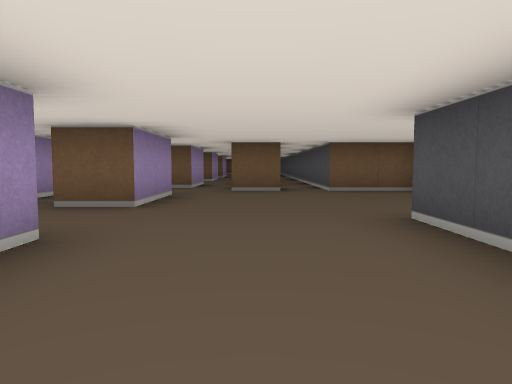
[1] (above)

24 first-person views from a walk through a cub3D ray-caster map. The camera is about half as high as the walls, tilts 4° down and sees 70° across. The floor is counted in squares. Each view is taken from the middle of a square. On the plan, view 1 faces up. The plan holds only what a view shows up to about 9 squares ahead; the rest is blank.

[2]
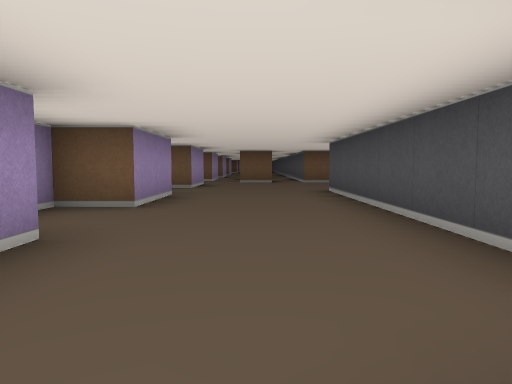

[3]
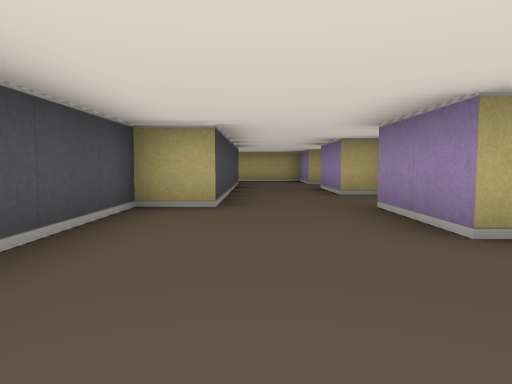

[4]
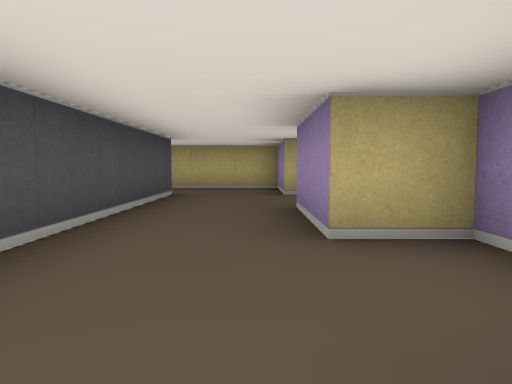

[5]
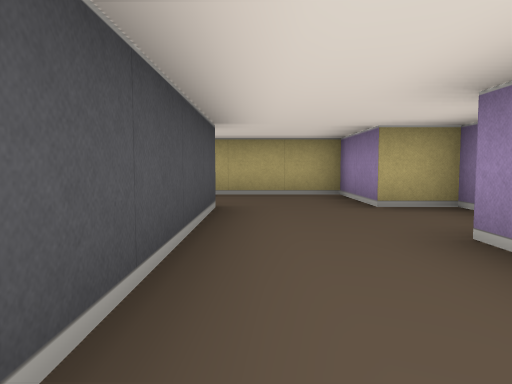

[6]
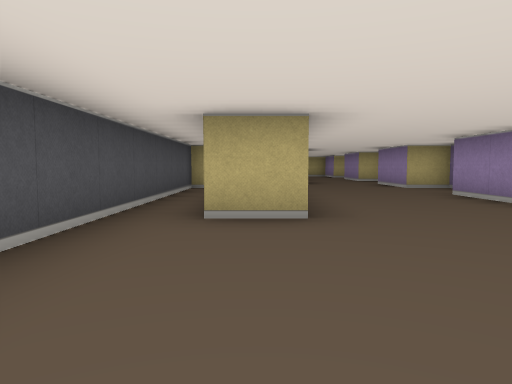

[7]
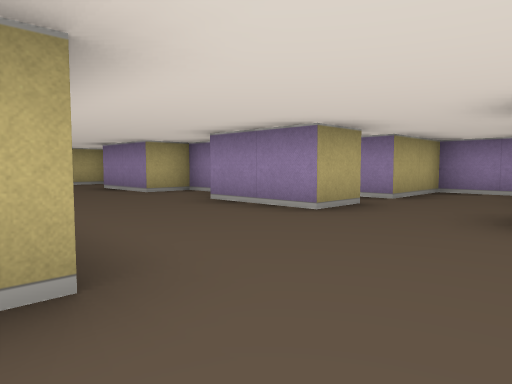

[8]
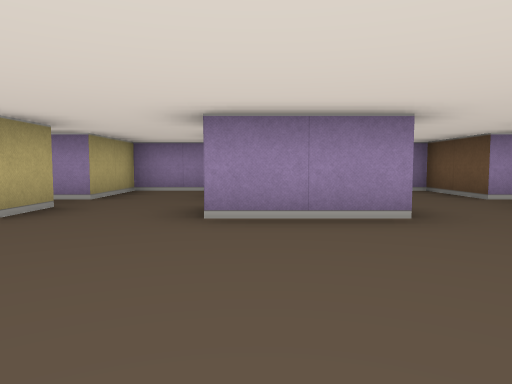

[9]
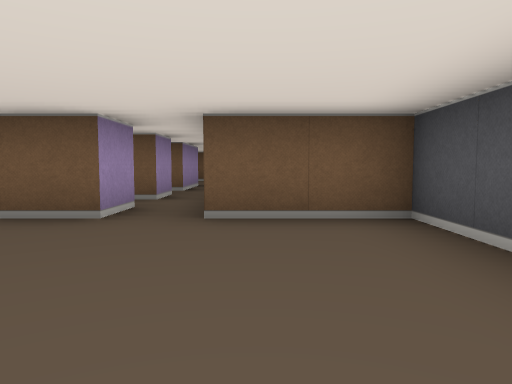

[10]
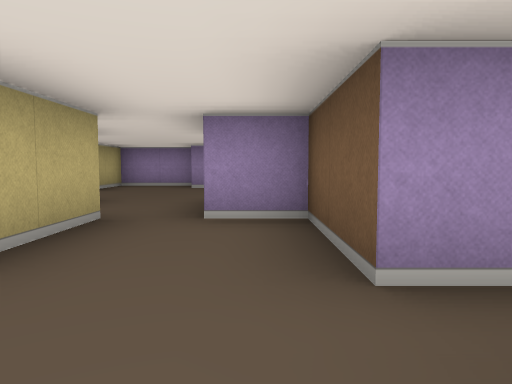

[11]
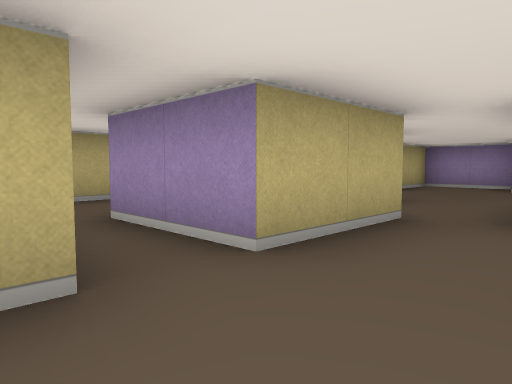

[12]
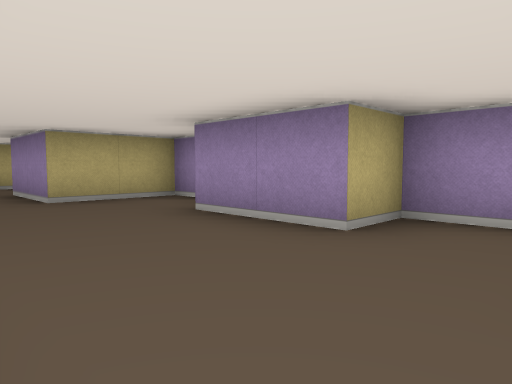

[13]
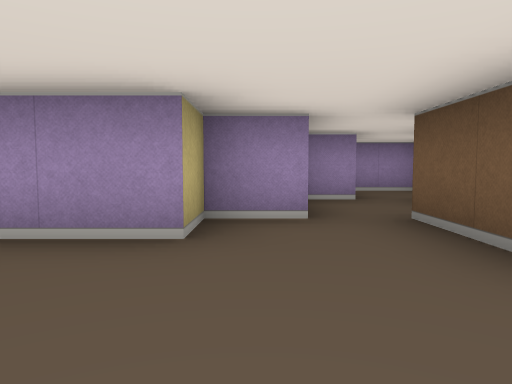

[14]
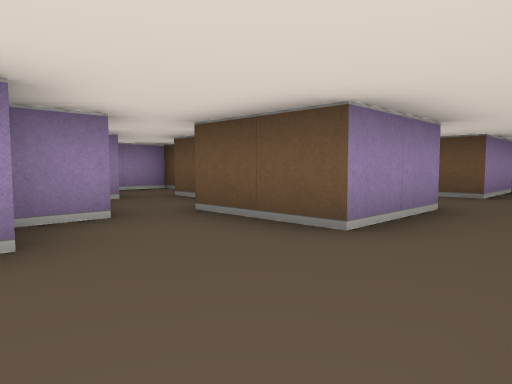

[15]
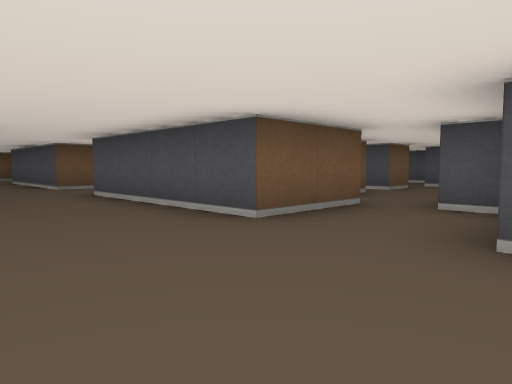

[16]
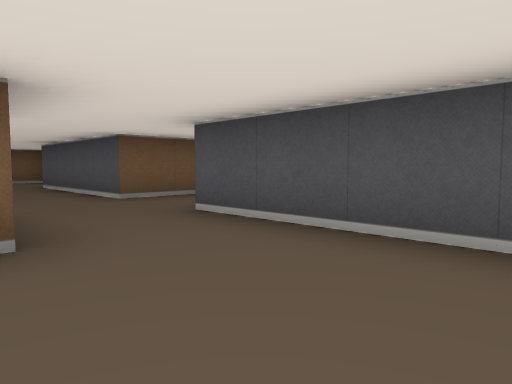

[17]
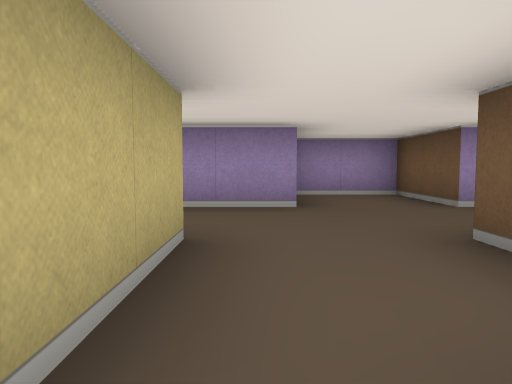

[18]
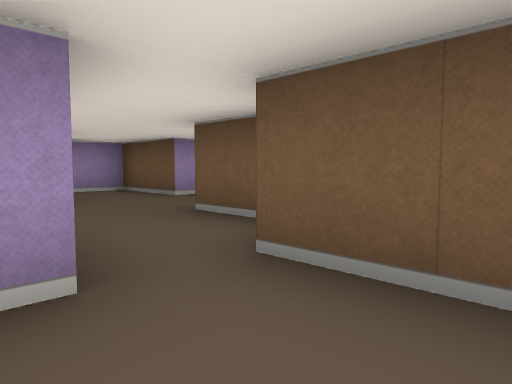

[19]
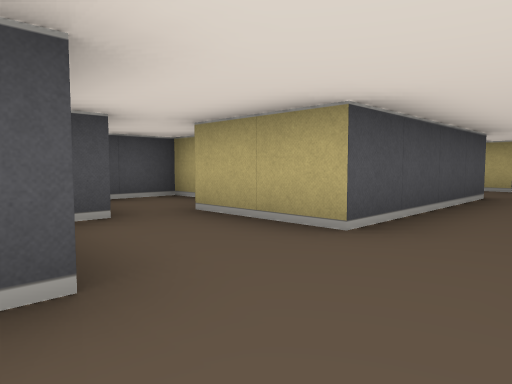

[20]
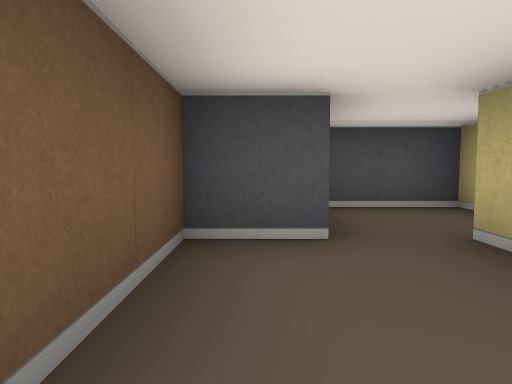

[21]
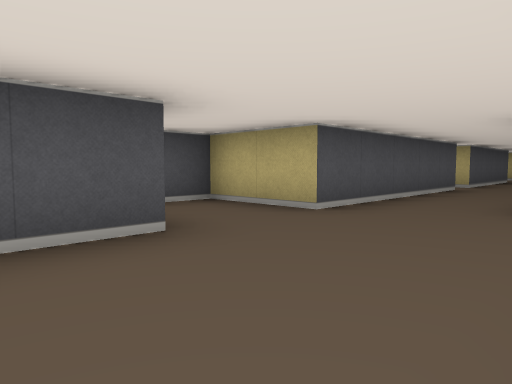

[22]
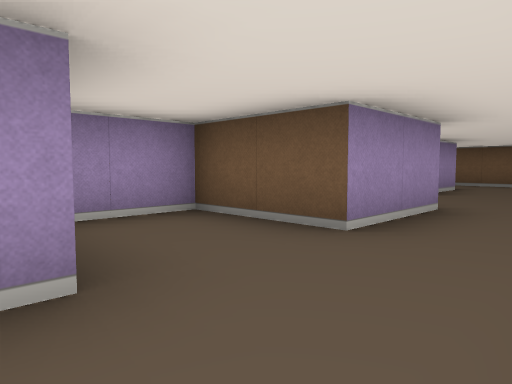

[23]
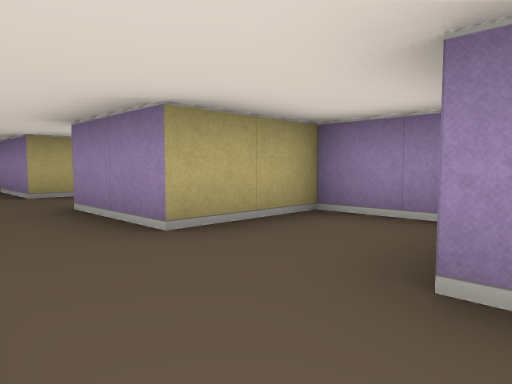

[24]
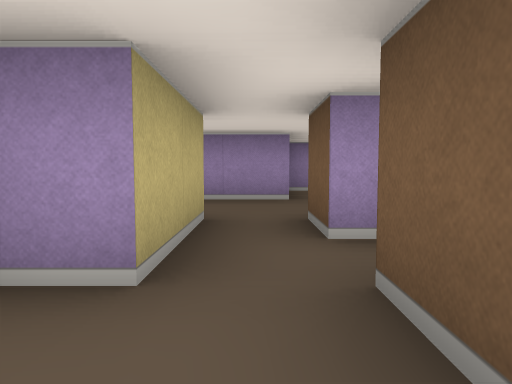

### Floor plan
Points are (right, up) in squares from view 1. A wall is a line through its corners. A room is listed if a view was taken in it or the views show most of it. See-through windows are left out.
Room 1 (views 1, 2, 3, 4, 5, 6, 7, 8, 9)
walls: (-1.5, 2.5) (-1.5, 0.5) (-2.5, 0.5) (-2.5, -1.5) (-1.5, -1.5) (-1.5, -3.5); (3.5, -1.5) (3.5, 7.5) (1.5, 7.5) (1.5, 9); (-1.5, 6.6) (-1.5, 4.5); (-2.5, -5) (-2.5, -5.5) (-1.5, -5.5) (-1.5, -7.5); (0.5, 8.5) (0.5, 7.5) (-0.5, 7.5); (-1.5, 9) (-1.5, 8.5); (0.5, 10.5) (0.5, 9.5) (0.1, 9.5); (0.5, -9.5) (0.5, -3.5) (1.5, -3.5) (1.5, 3.5) (2.5, 3.5); (-2.6, -9.5) (-1.5, -9.5) (-1.5, -11.5) (1, -11.5)
ways out: opening at (-2, 7.5) to room 2; opening at (-2, 3.5) to room 8; opening at (1, 12.5)
Room 2 (views 10, 11)
walls: (-4.5, 6.5) (-3.5, 6.5) (-3.5, 4.5); (-1.5, 8.5) (-2.5, 8.5) (-2.5, 9.1); (-3.5, 9.1) (-3.5, 8.5) (-5.5, 8.5) (-5.5, 7.5)
ways out: opening at (-2, 7.5) to room 1; opening at (-5, 7) to room 3; opening at (-3, 5.5) to room 8
Room 3 (views 12, 13, 14, 15, 16, 21)
walls: (-11.5, 6.4) (-11.5, 4.5) (-9.5, 4.5); (-11.5, 9.6) (-11.5, 8.5) (-10.5, 8.5) (-10.5, 6.5); (-9.5, 11.4) (-9.5, 10.5) (-11.5, 10.5); (-5.5, 7.5) (-7.5, 7.5) (-7.5, 11.5); (-7.5, 4.5) (-7.5, 5.5) (-5.5, 5.5) (-5.5, 6.5) (-4.5, 6.5)
ways out: opening at (-5, 7) to room 2; opening at (-8.5, 11) to room 5; opening at (-8.5, 3.5) to room 6; opening at (-12, 10)
Room 4 (views 17, 18)
walls: (-4.1, 12.5) (-5.5, 12.5); (-4.1, 10.5) (-3.5, 10.5) (-3.5, 12.1)
ways out: opening at (-6, 12) to room 5
Room 5 (views 19, 20)
walls: (-9.5, 12.6) (-9.5, 11.4); (-9.5, 16.5) (-9.5, 14.5) (-11.5, 14.5) (-11.5, 12.6); (-7.5, 11.5) (-5.5, 11.5); (-5.5, 12.5) (-5.5, 13.5) (-7.5, 13.5) (-7.5, 16.5)
ways out: opening at (-8.5, 11) to room 3; opening at (-6, 12) to room 4; opening at (-8.5, 15.5)
Room 6 (views 22, 23)
walls: (-9.5, 4.5) (-9.5, 2.5) (-11.5, 2.5) (-11.5, 0.5) (-9.5, 0.5) (-9.5, -0.5); (-7.5, -0.5) (-5.5, -0.5); (-6.5, 0.5) (-7.5, 0.5) (-7.5, 4.5)
ways out: opening at (-8.5, 3.5) to room 3; opening at (-6, 0) to room 7; opening at (-8.5, -1)
Room 7 (view 24)
walls: (-4.6, 0.5) (-5.5, 0.5); (-5.5, -0.5) (-5.5, -1.1)
ways out: opening at (-6, 0) to room 6
Room 8 (no view inside)
walls: (-2.6, 2.5) (-1.5, 2.5); (-1.5, 4.5) (-2.5, 4.5); (-5.5, 4) (-5.5, 2.5) (-3.5, 2.5) (-3.5, 1.9)
ways out: opening at (-2, 3.5) to room 1; opening at (-3, 5.5) to room 2

Where each view was taken, in squares from view 1:
view 1: 0 up, 0 right, facing up
view 2: 4 down, 0 right, facing up
view 3: 1 up, 0 right, facing down
view 4: 3 down, 1 left, facing down
view 5: 5 down, 0 right, facing down
view 6: 7 up, 2 right, facing down
view 7: 5 up, 2 right, facing down-left
view 8: 5 up, 2 right, facing left
view 9: 4 up, 2 right, facing up
view 10: 8 up, 2 left, facing left
view 11: 8 up, 2 left, facing down-left
view 12: 10 up, 8 left, facing down-left
view 13: 9 up, 8 left, facing left
view 14: 8 up, 8 left, facing up-left
view 15: 5 up, 10 left, facing up-right
view 16: 8 up, 10 left, facing up-right
view 17: 12 up, 5 left, facing left
view 18: 11 up, 4 left, facing up-left
view 19: 14 up, 9 left, facing down-right
view 20: 13 up, 8 left, facing right
view 21: 9 up, 10 left, facing down-right
view 22: 0 up, 8 left, facing up-left
view 23: 3 up, 8 left, facing down-left
view 24: 0 up, 4 left, facing left
